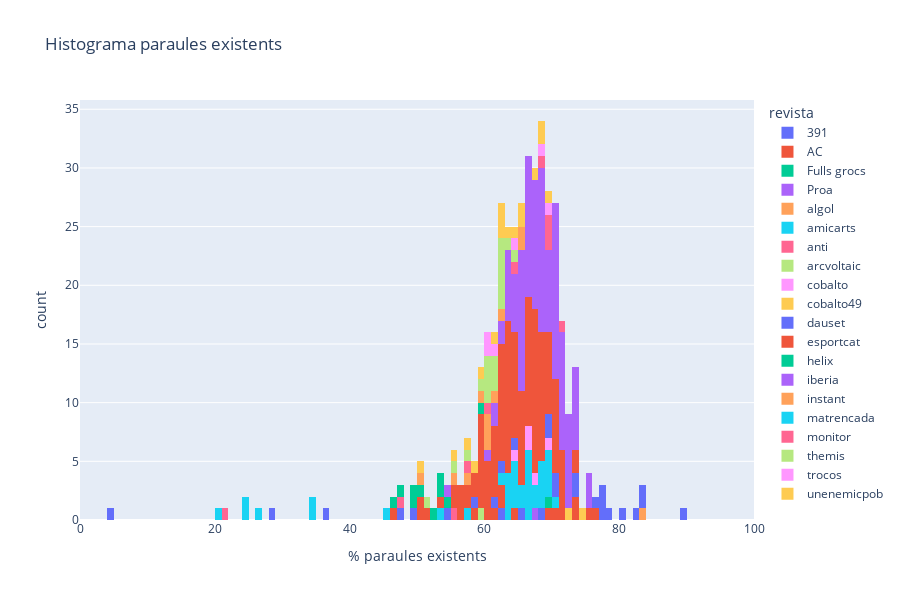

Write notebook code for a chart like this one.
### Code cell
px.histogram(results, x="total_existing", nbins=100, range_x=(0,100), color="revista", 
             title="Histograma paraules existents", labels={"total_existing":"% paraules existents"},
             height=600)

### Figure 1 — Plotly figure (JSON) as saved in the notebook; plotly's stock layout.template omitted (floating-point values rounded to 4 significant figures; data arrays with more than 128 entries replaced by an {"elided": "..."} marker saying what was removed)
{"data": [{"alignmentgroup": "True", "bingroup": "x", "hovertemplate": "revista=391<br>% paraules existents=%{x}<br>count=%{y}<extra></extra>", "legendgroup": "391", "marker": {"color": "#636efa", "pattern": {"shape": ""}}, "name": "391", "nbinsx": 100, "offsetgroup": "391", "orientation": "v", "showlegend": true, "type": "histogram", "x": [62.23, 65.74, 68.22, 54.07, 4.66, 49.33, 47.4, 28.29, 36.63], "xaxis": "x", "yaxis": "y"}, {"alignmentgroup": "True", "bingroup": "x", "hovertemplate": "revista=AC<br>% paraules existents=%{x}<br>count=%{y}<extra></extra>", "legendgroup": "AC", "marker": {"color": "#EF553B", "pattern": {"shape": ""}}, "name": "AC", "nbinsx": 100, "offsetgroup": "AC", "orientation": "v", "showlegend": true, "type": "histogram", "x": [62.51, null, null, null, null, null, 58.13, 51.55, 64.38, 62.4, 60.15, 61.28, 73.11, 70.43, 73.24, 76.84, 69.74, 75.91], "xaxis": "x", "yaxis": "y"}, {"alignmentgroup": "True", "bingroup": "x", "hovertemplate": "revista=Fulls grocs<br>% paraules existents=%{x}<br>count=%{y}<extra></extra>", "legendgroup": "Fulls grocs", "marker": {"color": "#00cc96", "pattern": {"shape": ""}}, "name": "Fulls grocs", "nbinsx": 100, "offsetgroup": "Fulls grocs", "orientation": "v", "showlegend": true, "type": "histogram", "x": [69.46], "xaxis": "x", "yaxis": "y"}, {"alignmentgroup": "True", "bingroup": "x", "hovertemplate": "revista=Proa<br>% paraules existents=%{x}<br>count=%{y}<extra></extra>", "legendgroup": "Proa", "marker": {"color": "#ab63fa", "pattern": {"shape": ""}}, "name": "Proa", "nbinsx": 100, "offsetgroup": "Proa", "orientation": "v", "showlegend": true, "type": "histogram", "x": [67.7], "xaxis": "x", "yaxis": "y"}, {"alignmentgroup": "True", "bingroup": "x", "hovertemplate": "revista=algol<br>% paraules existents=%{x}<br>count=%{y}<extra></extra>", "legendgroup": "algol", "marker": {"color": "#FFA15A", "pattern": {"shape": ""}}, "name": "algol", "nbinsx": 100, "offsetgroup": "algol", "orientation": "v", "showlegend": true, "type": "histogram", "x": [83.53], "xaxis": "x", "yaxis": "y"}, {"alignmentgroup": "True", "bingroup": "x", "hovertemplate": "revista=amicarts<br>% paraules existents=%{x}<br>count=%{y}<extra></extra>", "legendgroup": "amicarts", "marker": {"color": "#19d3f3", "pattern": {"shape": ""}}, "name": "amicarts", "nbinsx": 100, "offsetgroup": "amicarts", "orientation": "v", "showlegend": true, "type": "histogram", "x": [69.8, 70.32, 67.25, 69.19, 68.73, 69.98, 63.77, 68.46, 62.17, 66.56, 65.19, 63.01, 66.78, 63.97, 64.38, 67.93, 53.18, 64.23, 66.48, 69.24, 45.92, 66.15, 63.94, 64.6, 68.37, 65.56, 64.35, 66.55, 66.46, 57.78, 68.78], "xaxis": "x", "yaxis": "y"}, {"alignmentgroup": "True", "bingroup": "x", "hovertemplate": "revista=anti<br>% paraules existents=%{x}<br>count=%{y}<extra></extra>", "legendgroup": "anti", "marker": {"color": "#FF6692", "pattern": {"shape": ""}}, "name": "anti", "nbinsx": 100, "offsetgroup": "anti", "orientation": "v", "showlegend": true, "type": "histogram", "x": [55.82, 47.41], "xaxis": "x", "yaxis": "y"}, {"alignmentgroup": "True", "bingroup": "x", "hovertemplate": "revista=arcvoltaic<br>% paraules existents=%{x}<br>count=%{y}<extra></extra>", "legendgroup": "arcvoltaic", "marker": {"color": "#B6E880", "pattern": {"shape": ""}}, "name": "arcvoltaic", "nbinsx": 100, "offsetgroup": "arcvoltaic", "orientation": "v", "showlegend": true, "type": "histogram", "x": [51.32, 59.51], "xaxis": "x", "yaxis": "y"}, {"alignmentgroup": "True", "bingroup": "x", "hovertemplate": "revista=cobalto<br>% paraules existents=%{x}<br>count=%{y}<extra></extra>", "legendgroup": "cobalto", "marker": {"color": "#FF97FF", "pattern": {"shape": ""}}, "name": "cobalto", "nbinsx": 100, "offsetgroup": "cobalto", "orientation": "v", "showlegend": true, "type": "histogram", "x": [67.27, 64.98, 66.69, 69.49, 66.76], "xaxis": "x", "yaxis": "y"}, {"alignmentgroup": "True", "bingroup": "x", "hovertemplate": "revista=cobalto49<br>% paraules existents=%{x}<br>count=%{y}<extra></extra>", "legendgroup": "cobalto49", "marker": {"color": "#FECB52", "pattern": {"shape": ""}}, "name": "cobalto49", "nbinsx": 100, "offsetgroup": "cobalto49", "orientation": "v", "showlegend": true, "type": "histogram", "x": [72.06], "xaxis": "x", "yaxis": "y"}, {"alignmentgroup": "True", "bingroup": "x", "hovertemplate": "revista=dauset<br>% paraules existents=%{x}<br>count=%{y}<extra></extra>", "legendgroup": "dauset", "marker": {"color": "#636efa", "pattern": {"shape": ""}}, "name": "dauset", "nbinsx": 100, "offsetgroup": "dauset", "orientation": "v", "showlegend": true, "type": "histogram", "x": [82.21, 70, 73.75, 83.76, 62.77, 58.4, 80.88, 76.87, 89.66, 61.45, 77.33, 69.92, 70.01, 69.14, 73.86, 77.16, 64.73, 77.88, 78, 83.75], "xaxis": "x", "yaxis": "y"}, {"alignmentgroup": "True", "bingroup": "x", "hovertemplate": "revista=esportcat<br>% paraules existents=%{x}<br>count=%{y}<extra></extra>", "legendgroup": "esportcat", "marker": {"color": "#EF553B", "pattern": {"shape": ""}}, "name": "esportcat", "nbinsx": 100, "offsetgroup": "esportcat", "orientation": "v", "showlegend": true, "type": "histogram", "x": {"elided": "130 float values"}, "xaxis": "x", "yaxis": "y"}, {"alignmentgroup": "True", "bingroup": "x", "hovertemplate": "revista=helix<br>% paraules existents=%{x}<br>count=%{y}<extra></extra>", "legendgroup": "helix", "marker": {"color": "#00cc96", "pattern": {"shape": ""}}, "name": "helix", "nbinsx": 100, "offsetgroup": "helix", "orientation": "v", "showlegend": true, "type": "histogram", "x": [47.78, 53.86, 49.17, 54.58, 49.01, 46.59, 53.34, 50.81, 52.05, 59.79], "xaxis": "x", "yaxis": "y"}, {"alignmentgroup": "True", "bingroup": "x", "hovertemplate": "revista=iberia<br>% paraules existents=%{x}<br>count=%{y}<extra></extra>", "legendgroup": "iberia", "marker": {"color": "#ab63fa", "pattern": {"shape": ""}}, "name": "iberia", "nbinsx": 100, "offsetgroup": "iberia", "orientation": "v", "showlegend": true, "type": "histogram", "x": [71.11, 71.31, 68.76, 68.44, 69.13, 72.39, 70.55, 71.93, 67.11, 71.29, 68.5, 67.78, 72.33, 71.15, 72.05, 66.13, 64.89, 65.88, 67.85, 75.24, 70.4, 64.87, 67.98, 64.69, 66.38, 71.57, 70.14, 72.17, 72.31, 69.6, 68.73, 70.23, 71.29, 72.41, 71.37, 70.15, 73.37, 73.66, 63.65, 71.91, 73.18, 68.9, 75.17, 73.95, 54.65, 73.02, 70.11, 62.38, 66.22, 69.51, 69.05, 65.88, 75.3, 68.47, 71.94, 73.54, 73.14, 72.73, 69.29, 70.4, 72.63, 70.24, 68.64, 67.09, 65.05, 63.18, 61.54, 65.97, 70.31, 66.43, 66.19, 70.76, 67.9, 70.62, 67.44, 66.19, 67.53, 70.74, 68.44, 65.73, 65.03, 69.34, 67.98, 65.73, 68.03, 68.62, 66.25, 70.25, 67.98, 70.86, 66.34, 69.8, 66.49, 67.89, 70.6, 64.82, 68.03, 66.58, 68.2, 68.53, 68.08, 63.82, 65.78, 65.36, 66.16, 63.91, 63.85, 62.33, 61.66, 60.59, 64.93, 63.5, 65.59, 65.27, 65.52, 66.33], "xaxis": "x", "yaxis": "y"}, {"alignmentgroup": "True", "bingroup": "x", "hovertemplate": "revista=instant<br>% paraules existents=%{x}<br>count=%{y}<extra></extra>", "legendgroup": "instant", "marker": {"color": "#FFA15A", "pattern": {"shape": ""}}, "name": "instant", "nbinsx": 100, "offsetgroup": "instant", "orientation": "v", "showlegend": true, "type": "histogram", "x": [59.26, 57.98, 60.79, 50.79, 55.96, 60.5, 65.33, 61.15, 65.06, 60.71, 62.73], "xaxis": "x", "yaxis": "y"}, {"alignmentgroup": "True", "bingroup": "x", "hovertemplate": "revista=matrencada<br>% paraules existents=%{x}<br>count=%{y}<extra></extra>", "legendgroup": "matrencada", "marker": {"color": "#19d3f3", "pattern": {"shape": ""}}, "name": "matrencada", "nbinsx": 100, "offsetgroup": "matrencada", "orientation": "v", "showlegend": true, "type": "histogram", "x": [34.55, 24.43, 24.29, 34.91, 20.74, 26.36], "xaxis": "x", "yaxis": "y"}, {"alignmentgroup": "True", "bingroup": "x", "hovertemplate": "revista=monitor<br>% paraules existents=%{x}<br>count=%{y}<extra></extra>", "legendgroup": "monitor", "marker": {"color": "#FF6692", "pattern": {"shape": ""}}, "name": "monitor", "nbinsx": 100, "offsetgroup": "monitor", "orientation": "v", "showlegend": true, "type": "histogram", "x": [64.42, 68.68, 69.32, 69.68, 71.27, 69.37, 57.75, 60.16, 21.19], "xaxis": "x", "yaxis": "y"}, {"alignmentgroup": "True", "bingroup": "x", "hovertemplate": "revista=themis<br>% paraules existents=%{x}<br>count=%{y}<extra></extra>", "legendgroup": "themis", "marker": {"color": "#B6E880", "pattern": {"shape": ""}}, "name": "themis", "nbinsx": 100, "offsetgroup": "themis", "orientation": "v", "showlegend": true, "type": "histogram", "x": [59.93, 61.5, 62.21, 60.61, 63.7, 62.35, 62.37, 62.21, 62.17, 61.99, 62.8, 61.04, 55.5, 60.46, 64.15, 60.8, 60.34, 57.2], "xaxis": "x", "yaxis": "y"}, {"alignmentgroup": "True", "bingroup": "x", "hovertemplate": "revista=trocos<br>% paraules existents=%{x}<br>count=%{y}<extra></extra>", "legendgroup": "trocos", "marker": {"color": "#FF97FF", "pattern": {"shape": ""}}, "name": "trocos", "nbinsx": 100, "offsetgroup": "trocos", "orientation": "v", "showlegend": true, "type": "histogram", "x": [64.78, 60.02, 60.22, 61.18, 69.12, 68.96], "xaxis": "x", "yaxis": "y"}, {"alignmentgroup": "True", "bingroup": "x", "hovertemplate": "revista=unenemicpob<br>% paraules existents=%{x}<br>count=%{y}<extra></extra>", "legendgroup": "unenemicpob", "marker": {"color": "#FECB52", "pattern": {"shape": ""}}, "name": "unenemicpob", "nbinsx": 100, "offsetgroup": "unenemicpob", "orientation": "v", "showlegend": true, "type": "histogram", "x": [68.78, 62.25, 65.43, 67.58, 62.57, 74.53, 59.11, 64.93, 55.81, 50.41, 61.09, 69.5, 62.71, 68.41, 58.6, 57.64, 63.99, 65.05], "xaxis": "x", "yaxis": "y"}], "layout": {"barmode": "relative", "height": 600, "legend": {"title": {"text": "revista"}, "tracegroupgap": 0}, "title": {"text": "Histograma paraules existents"}, "xaxis": {"anchor": "y", "domain": [0, 1], "range": [0, 100], "title": {"text": "% paraules existents"}}, "yaxis": {"anchor": "x", "domain": [0, 1], "title": {"text": "count"}}}}
